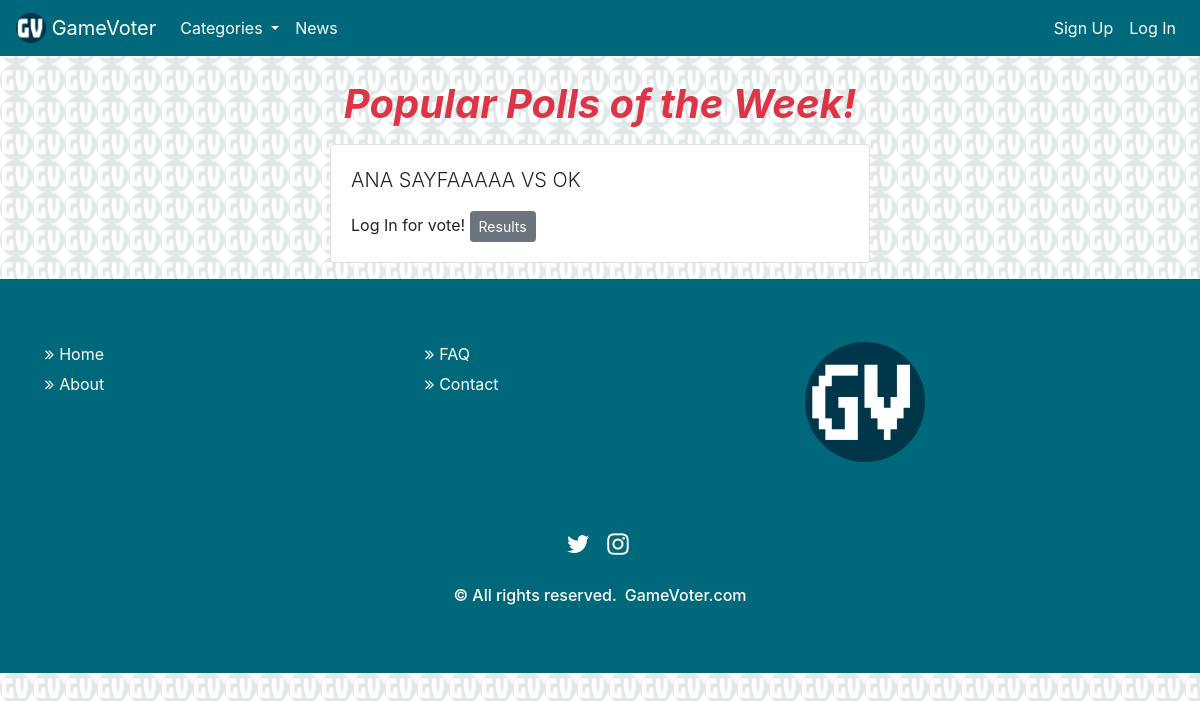
/polls/popular, run on an earlier commit of the app's database.
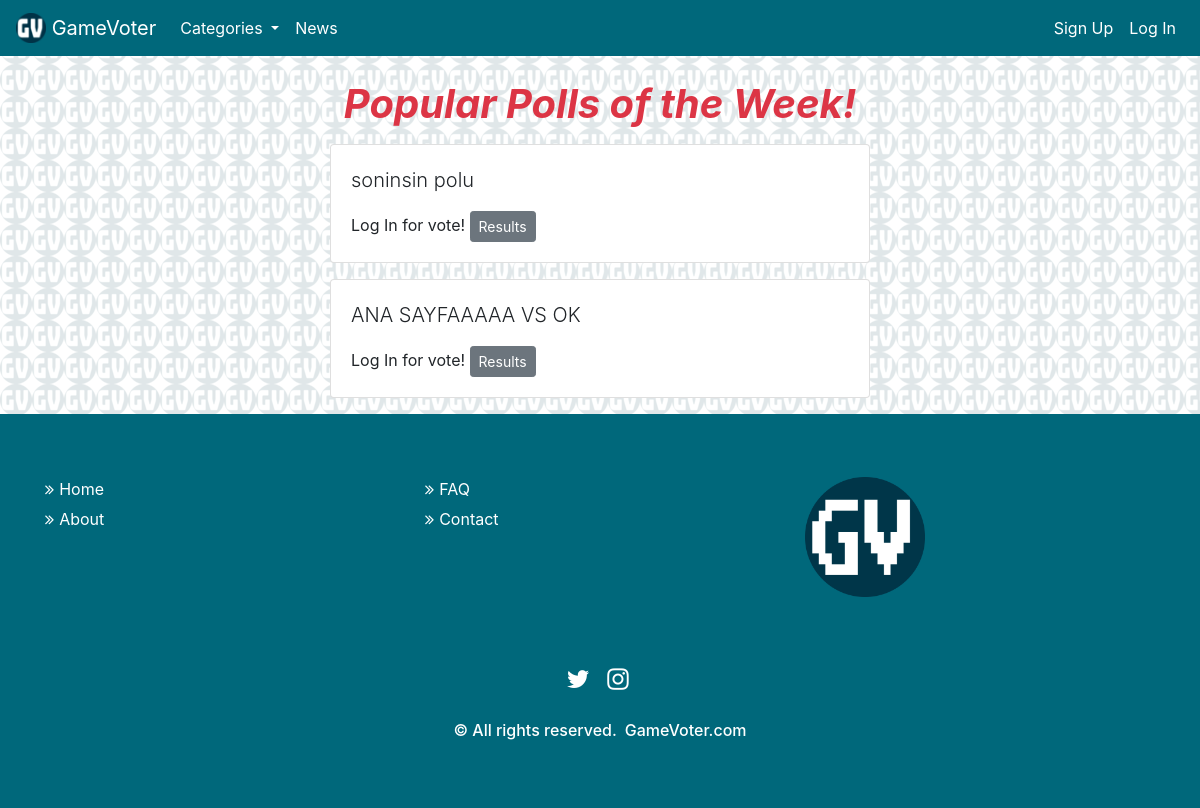
And on a later commit of the database.
### polls/models.py (models this page shows, shortened)
class Question(models.Model):
    popular = models.BooleanField(null=True)
    question_text = models.CharField(max_length=200)
    pub_date = models.DateTimeField('date published',auto_now_add=True)
    image = models.ImageField(upload_to="polls/images/",blank=True)
    choice_number = models.IntegerField(default=2,help_text="Maximum is 7")
    category = models.CharField(max_length=50, default="action", help_text="All lowercase")
    xcategory = models.CharField(max_length=50, default="game comparison")
    vdq = models.ManyToManyField(User,blank=True, related_name="user_voted")
    creator = models.CharField(max_length=50, help_text="If you leave this blank, your username will not be published, only admins can see it.")

### polls/views.py (the view)
# urls.py: path('popular', views.indexpopular, name='indexpopular'),
def indexpopular(request):
    latest_question_list = Question.objects.filter(popular=True)[::-1]
    context = {'latest_question_list': latest_question_list}
    return render(request, 'polls/indexpopular.html', context)

### templates/polls/indexpopular.html
{% extends 'base.html' %}
{% block content %}
<br>
  <h1 class="text-center mb-3 text-danger font-italic"> <b> Popular Polls of the Week!</b> </h1>
  {% if latest_question_list %}
    {% for question in latest_question_list %}
      <div class="card mb-3">
        <div class="card-body">
          <p class="lead">{{ question.question_text }}</p>
          {% if user.is_authenticated %}
          <a href="{% url 'polls:detail' question.id %}" class="btn btn-primary btn-sm">Vote Now</a>
          {% else %}
          <a>Log In for vote!</a>
          {% endif %}
          <a href="{% url 'polls:results' question.id %}" class="btn btn-secondary btn-sm">Results</a>
        </div>
      </div>
    {% endfor %}
  {% else %}
    <p>No polls available</p>
  {% endif %}
{% endblock %}

What changed in the data, as far as the page shows it:
added Question: question_text "soninsin polu"
